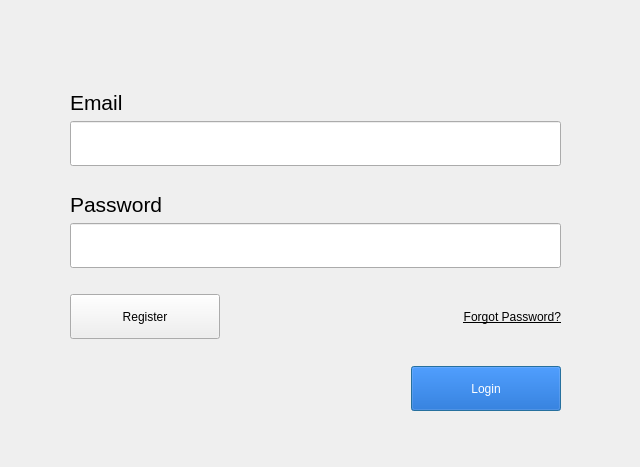
<?xml version="1.0" encoding="UTF-8"?>
<ui version="4.0">
 <class>Login</class>
 <widget class="QWidget" name="Login">
  <property name="geometry">
   <rect>
    <x>0</x>
    <y>0</y>
    <width>640</width>
    <height>467</height>
   </rect>
  </property>
  <property name="font">
   <font>
    <weight>50</weight>
    <bold>false</bold>
    <kerning>true</kerning>
   </font>
  </property>
  <property name="windowTitle">
   <string>RH Login</string>
  </property>
  <property name="windowOpacity">
   <double>1.000000000000000</double>
  </property>
  <widget class="QWidget" name="formLayoutWidget">
   <property name="geometry">
    <rect>
     <x>70</x>
     <y>50</y>
     <width>491</width>
     <height>361</height>
    </rect>
   </property>
   <layout class="QVBoxLayout" name="verticalLayout_2">
    <item>
     <layout class="QVBoxLayout" name="verticalLayout">
      <item>
       <widget class="QLabel" name="label_3">
        <property name="minimumSize">
         <size>
          <width>0</width>
          <height>0</height>
         </size>
        </property>
        <property name="text">
         <string/>
        </property>
        <property name="pixmap">
         <pixmap>images/medium/logo-blue.png</pixmap>
        </property>
        <property name="scaledContents">
         <bool>false</bool>
        </property>
        <property name="alignment">
         <set>Qt::AlignCenter</set>
        </property>
       </widget>
      </item>
      <item>
       <spacer name="horizontalSpacer_3">
        <property name="orientation">
         <enum>Qt::Horizontal</enum>
        </property>
        <property name="sizeHint" stdset="0">
         <size>
          <width>40</width>
          <height>20</height>
         </size>
        </property>
       </spacer>
      </item>
      <item>
       <widget class="QLabel" name="label">
        <property name="font">
         <font>
          <pointsize>16</pointsize>
          <weight>50</weight>
          <bold>false</bold>
          <kerning>true</kerning>
         </font>
        </property>
        <property name="text">
         <string>Email</string>
        </property>
       </widget>
      </item>
      <item>
       <widget class="QLineEdit" name="email">
        <property name="enabled">
         <bool>true</bool>
        </property>
        <property name="minimumSize">
         <size>
          <width>100</width>
          <height>45</height>
         </size>
        </property>
        <property name="baseSize">
         <size>
          <width>0</width>
          <height>0</height>
         </size>
        </property>
        <property name="inputMethodHints">
         <set>Qt::ImhEmailCharactersOnly</set>
        </property>
        <property name="clearButtonEnabled">
         <bool>false</bool>
        </property>
       </widget>
      </item>
      <item>
       <spacer name="horizontalSpacer">
        <property name="orientation">
         <enum>Qt::Horizontal</enum>
        </property>
        <property name="sizeHint" stdset="0">
         <size>
          <width>40</width>
          <height>20</height>
         </size>
        </property>
       </spacer>
      </item>
      <item>
       <widget class="QLabel" name="label_2">
        <property name="font">
         <font>
          <pointsize>16</pointsize>
          <weight>50</weight>
          <bold>false</bold>
          <kerning>true</kerning>
         </font>
        </property>
        <property name="text">
         <string>Password</string>
        </property>
       </widget>
      </item>
      <item>
       <widget class="QLineEdit" name="password">
        <property name="minimumSize">
         <size>
          <width>0</width>
          <height>45</height>
         </size>
        </property>
        <property name="inputMethodHints">
         <set>Qt::ImhNone</set>
        </property>
        <property name="echoMode">
         <enum>QLineEdit::Password</enum>
        </property>
        <property name="clearButtonEnabled">
         <bool>false</bool>
        </property>
       </widget>
      </item>
     </layout>
    </item>
    <item>
     <layout class="QHBoxLayout" name="horizontalLayout">
      <item>
       <widget class="QPushButton" name="registerBtn">
        <property name="minimumSize">
         <size>
          <width>150</width>
          <height>40</height>
         </size>
        </property>
        <property name="maximumSize">
         <size>
          <width>150</width>
          <height>45</height>
         </size>
        </property>
        <property name="baseSize">
         <size>
          <width>0</width>
          <height>0</height>
         </size>
        </property>
        <property name="text">
         <string>Register</string>
        </property>
       </widget>
      </item>
      <item>
       <widget class="QLabel" name="forgotPW">
        <property name="palette">
         <palette>
          <active>
           <colorrole role="WindowText">
            <brush brushstyle="SolidPattern">
             <color alpha="255">
              <red>0</red>
              <green>0</green>
              <blue>0</blue>
             </color>
            </brush>
           </colorrole>
           <colorrole role="Button">
            <brush brushstyle="SolidPattern">
             <color alpha="255">
              <red>52</red>
              <green>101</green>
              <blue>164</blue>
             </color>
            </brush>
           </colorrole>
           <colorrole role="Light">
            <brush brushstyle="SolidPattern">
             <color alpha="255">
              <red>78</red>
              <green>152</green>
              <blue>246</blue>
             </color>
            </brush>
           </colorrole>
           <colorrole role="Midlight">
            <brush brushstyle="SolidPattern">
             <color alpha="255">
              <red>65</red>
              <green>126</green>
              <blue>205</blue>
             </color>
            </brush>
           </colorrole>
           <colorrole role="Dark">
            <brush brushstyle="SolidPattern">
             <color alpha="255">
              <red>26</red>
              <green>50</green>
              <blue>82</blue>
             </color>
            </brush>
           </colorrole>
           <colorrole role="Mid">
            <brush brushstyle="SolidPattern">
             <color alpha="255">
              <red>34</red>
              <green>67</green>
              <blue>109</blue>
             </color>
            </brush>
           </colorrole>
           <colorrole role="Text">
            <brush brushstyle="SolidPattern">
             <color alpha="255">
              <red>0</red>
              <green>0</green>
              <blue>0</blue>
             </color>
            </brush>
           </colorrole>
           <colorrole role="BrightText">
            <brush brushstyle="SolidPattern">
             <color alpha="255">
              <red>255</red>
              <green>255</green>
              <blue>255</blue>
             </color>
            </brush>
           </colorrole>
           <colorrole role="ButtonText">
            <brush brushstyle="SolidPattern">
             <color alpha="255">
              <red>0</red>
              <green>0</green>
              <blue>0</blue>
             </color>
            </brush>
           </colorrole>
           <colorrole role="Base">
            <brush brushstyle="SolidPattern">
             <color alpha="255">
              <red>255</red>
              <green>255</green>
              <blue>255</blue>
             </color>
            </brush>
           </colorrole>
           <colorrole role="Window">
            <brush brushstyle="SolidPattern">
             <color alpha="255">
              <red>52</red>
              <green>101</green>
              <blue>164</blue>
             </color>
            </brush>
           </colorrole>
           <colorrole role="Shadow">
            <brush brushstyle="SolidPattern">
             <color alpha="255">
              <red>0</red>
              <green>0</green>
              <blue>0</blue>
             </color>
            </brush>
           </colorrole>
           <colorrole role="AlternateBase">
            <brush brushstyle="SolidPattern">
             <color alpha="255">
              <red>153</red>
              <green>178</green>
              <blue>209</blue>
             </color>
            </brush>
           </colorrole>
           <colorrole role="ToolTipBase">
            <brush brushstyle="SolidPattern">
             <color alpha="255">
              <red>255</red>
              <green>255</green>
              <blue>220</blue>
             </color>
            </brush>
           </colorrole>
           <colorrole role="ToolTipText">
            <brush brushstyle="SolidPattern">
             <color alpha="255">
              <red>0</red>
              <green>0</green>
              <blue>0</blue>
             </color>
            </brush>
           </colorrole>
           <colorrole role="PlaceholderText">
            <brush brushstyle="SolidPattern">
             <color alpha="128">
              <red>0</red>
              <green>0</green>
              <blue>0</blue>
             </color>
            </brush>
           </colorrole>
          </active>
          <inactive>
           <colorrole role="WindowText">
            <brush brushstyle="SolidPattern">
             <color alpha="255">
              <red>0</red>
              <green>0</green>
              <blue>0</blue>
             </color>
            </brush>
           </colorrole>
           <colorrole role="Button">
            <brush brushstyle="SolidPattern">
             <color alpha="255">
              <red>52</red>
              <green>101</green>
              <blue>164</blue>
             </color>
            </brush>
           </colorrole>
           <colorrole role="Light">
            <brush brushstyle="SolidPattern">
             <color alpha="255">
              <red>78</red>
              <green>152</green>
              <blue>246</blue>
             </color>
            </brush>
           </colorrole>
           <colorrole role="Midlight">
            <brush brushstyle="SolidPattern">
             <color alpha="255">
              <red>65</red>
              <green>126</green>
              <blue>205</blue>
             </color>
            </brush>
           </colorrole>
           <colorrole role="Dark">
            <brush brushstyle="SolidPattern">
             <color alpha="255">
              <red>26</red>
              <green>50</green>
              <blue>82</blue>
             </color>
            </brush>
           </colorrole>
           <colorrole role="Mid">
            <brush brushstyle="SolidPattern">
             <color alpha="255">
              <red>34</red>
              <green>67</green>
              <blue>109</blue>
             </color>
            </brush>
           </colorrole>
           <colorrole role="Text">
            <brush brushstyle="SolidPattern">
             <color alpha="255">
              <red>0</red>
              <green>0</green>
              <blue>0</blue>
             </color>
            </brush>
           </colorrole>
           <colorrole role="BrightText">
            <brush brushstyle="SolidPattern">
             <color alpha="255">
              <red>255</red>
              <green>255</green>
              <blue>255</blue>
             </color>
            </brush>
           </colorrole>
           <colorrole role="ButtonText">
            <brush brushstyle="SolidPattern">
             <color alpha="255">
              <red>0</red>
              <green>0</green>
              <blue>0</blue>
             </color>
            </brush>
           </colorrole>
           <colorrole role="Base">
            <brush brushstyle="SolidPattern">
             <color alpha="255">
              <red>255</red>
              <green>255</green>
              <blue>255</blue>
             </color>
            </brush>
           </colorrole>
           <colorrole role="Window">
            <brush brushstyle="SolidPattern">
             <color alpha="255">
              <red>52</red>
              <green>101</green>
              <blue>164</blue>
             </color>
            </brush>
           </colorrole>
           <colorrole role="Shadow">
            <brush brushstyle="SolidPattern">
             <color alpha="255">
              <red>0</red>
              <green>0</green>
              <blue>0</blue>
             </color>
            </brush>
           </colorrole>
           <colorrole role="AlternateBase">
            <brush brushstyle="SolidPattern">
             <color alpha="255">
              <red>153</red>
              <green>178</green>
              <blue>209</blue>
             </color>
            </brush>
           </colorrole>
           <colorrole role="ToolTipBase">
            <brush brushstyle="SolidPattern">
             <color alpha="255">
              <red>255</red>
              <green>255</green>
              <blue>220</blue>
             </color>
            </brush>
           </colorrole>
           <colorrole role="ToolTipText">
            <brush brushstyle="SolidPattern">
             <color alpha="255">
              <red>0</red>
              <green>0</green>
              <blue>0</blue>
             </color>
            </brush>
           </colorrole>
           <colorrole role="PlaceholderText">
            <brush brushstyle="SolidPattern">
             <color alpha="128">
              <red>0</red>
              <green>0</green>
              <blue>0</blue>
             </color>
            </brush>
           </colorrole>
          </inactive>
          <disabled>
           <colorrole role="WindowText">
            <brush brushstyle="SolidPattern">
             <color alpha="255">
              <red>26</red>
              <green>50</green>
              <blue>82</blue>
             </color>
            </brush>
           </colorrole>
           <colorrole role="Button">
            <brush brushstyle="SolidPattern">
             <color alpha="255">
              <red>52</red>
              <green>101</green>
              <blue>164</blue>
             </color>
            </brush>
           </colorrole>
           <colorrole role="Light">
            <brush brushstyle="SolidPattern">
             <color alpha="255">
              <red>78</red>
              <green>152</green>
              <blue>246</blue>
             </color>
            </brush>
           </colorrole>
           <colorrole role="Midlight">
            <brush brushstyle="SolidPattern">
             <color alpha="255">
              <red>65</red>
              <green>126</green>
              <blue>205</blue>
             </color>
            </brush>
           </colorrole>
           <colorrole role="Dark">
            <brush brushstyle="SolidPattern">
             <color alpha="255">
              <red>26</red>
              <green>50</green>
              <blue>82</blue>
             </color>
            </brush>
           </colorrole>
           <colorrole role="Mid">
            <brush brushstyle="SolidPattern">
             <color alpha="255">
              <red>34</red>
              <green>67</green>
              <blue>109</blue>
             </color>
            </brush>
           </colorrole>
           <colorrole role="Text">
            <brush brushstyle="SolidPattern">
             <color alpha="255">
              <red>26</red>
              <green>50</green>
              <blue>82</blue>
             </color>
            </brush>
           </colorrole>
           <colorrole role="BrightText">
            <brush brushstyle="SolidPattern">
             <color alpha="255">
              <red>255</red>
              <green>255</green>
              <blue>255</blue>
             </color>
            </brush>
           </colorrole>
           <colorrole role="ButtonText">
            <brush brushstyle="SolidPattern">
             <color alpha="255">
              <red>26</red>
              <green>50</green>
              <blue>82</blue>
             </color>
            </brush>
           </colorrole>
           <colorrole role="Base">
            <brush brushstyle="SolidPattern">
             <color alpha="255">
              <red>52</red>
              <green>101</green>
              <blue>164</blue>
             </color>
            </brush>
           </colorrole>
           <colorrole role="Window">
            <brush brushstyle="SolidPattern">
             <color alpha="255">
              <red>52</red>
              <green>101</green>
              <blue>164</blue>
             </color>
            </brush>
           </colorrole>
           <colorrole role="Shadow">
            <brush brushstyle="SolidPattern">
             <color alpha="255">
              <red>0</red>
              <green>0</green>
              <blue>0</blue>
             </color>
            </brush>
           </colorrole>
           <colorrole role="AlternateBase">
            <brush brushstyle="SolidPattern">
             <color alpha="255">
              <red>52</red>
              <green>101</green>
              <blue>164</blue>
             </color>
            </brush>
           </colorrole>
           <colorrole role="ToolTipBase">
            <brush brushstyle="SolidPattern">
             <color alpha="255">
              <red>255</red>
              <green>255</green>
              <blue>220</blue>
             </color>
            </brush>
           </colorrole>
           <colorrole role="ToolTipText">
            <brush brushstyle="SolidPattern">
             <color alpha="255">
              <red>0</red>
              <green>0</green>
              <blue>0</blue>
             </color>
            </brush>
           </colorrole>
           <colorrole role="PlaceholderText">
            <brush brushstyle="SolidPattern">
             <color alpha="128">
              <red>0</red>
              <green>0</green>
              <blue>0</blue>
             </color>
            </brush>
           </colorrole>
          </disabled>
         </palette>
        </property>
        <property name="font">
         <font>
          <underline>true</underline>
         </font>
        </property>
        <property name="cursor">
         <cursorShape>PointingHandCursor</cursorShape>
        </property>
        <property name="mouseTracking">
         <bool>true</bool>
        </property>
        <property name="text">
         <string>Forgot Password?</string>
        </property>
        <property name="alignment">
         <set>Qt::AlignRight|Qt::AlignTrailing|Qt::AlignVCenter</set>
        </property>
        <property name="textInteractionFlags">
         <set>Qt::TextSelectableByMouse</set>
        </property>
       </widget>
      </item>
     </layout>
    </item>
    <item>
     <layout class="QHBoxLayout" name="horizontalLayout_3">
      <item>
       <spacer name="horizontalSpacer_2">
        <property name="orientation">
         <enum>Qt::Horizontal</enum>
        </property>
        <property name="sizeHint" stdset="0">
         <size>
          <width>40</width>
          <height>20</height>
         </size>
        </property>
       </spacer>
      </item>
      <item>
       <widget class="QPushButton" name="loginBtn">
        <property name="minimumSize">
         <size>
          <width>150</width>
          <height>45</height>
         </size>
        </property>
        <property name="autoFillBackground">
         <bool>false</bool>
        </property>
        <property name="styleSheet">
         <string notr="true">background-color: #0055C6;
color: rgb(255, 255, 255);</string>
        </property>
        <property name="text">
         <string>Login</string>
        </property>
        <property name="default">
         <bool>true</bool>
        </property>
        <property name="flat">
         <bool>false</bool>
        </property>
       </widget>
      </item>
     </layout>
    </item>
   </layout>
  </widget>
 </widget>
 <resources/>
 <connections/>
</ui>
